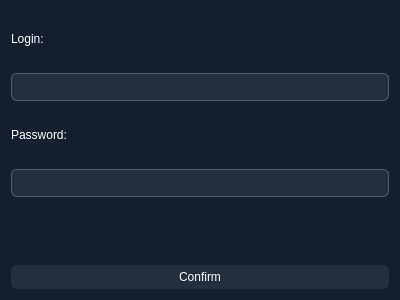
<?xml version="1.0" encoding="UTF-8"?>
<ui version="4.0">
 <class>Form</class>
 <widget class="QWidget" name="Form">
  <property name="geometry">
   <rect>
    <x>0</x>
    <y>0</y>
    <width>400</width>
    <height>300</height>
   </rect>
  </property>
  <property name="windowTitle">
   <string>Form</string>
  </property>
  <property name="styleSheet">
   <string notr="true">background-color: #151f2e;
color: #FFFFFF;
font: 11pt &quot;Nirmala UI&quot;;


</string>
  </property>
  <layout class="QVBoxLayout" name="verticalLayout_2">
   <item>
    <layout class="QVBoxLayout" name="verticalLayout">
     <item>
      <widget class="QLabel" name="login_label">
       <property name="text">
        <string>Login:</string>
       </property>
      </widget>
     </item>
     <item>
      <widget class="QLineEdit" name="login_edit">
       <property name="styleSheet">
        <string notr="true">QLineEdit {
    border: 1px solid #515f75;
	border-radius: 6px;
    padding: 5px;
	background-color: #252e3d;
}</string>
       </property>
      </widget>
     </item>
     <item>
      <widget class="QLabel" name="password_label">
       <property name="text">
        <string>Password:</string>
       </property>
      </widget>
     </item>
     <item>
      <widget class="QLineEdit" name="password_edit">
       <property name="styleSheet">
        <string notr="true">QLineEdit {
    border: 1px solid #515f75;
	border-radius: 6px;
    padding: 5px;
	background-color: #252e3d;
}</string>
       </property>
       <property name="echoMode">
        <enum>QLineEdit::Password</enum>
       </property>
      </widget>
     </item>
     <item>
      <widget class="QLabel" name="label_3">
       <property name="text">
        <string/>
       </property>
      </widget>
     </item>
     <item>
      <widget class="QPushButton" name="confirm_button">
       <property name="styleSheet">
        <string notr="true">QPushButton {
    background-color: #252e3d; 
    border-radius: 6px;
	padding-top: 5px;
	padding-bottom: 5px;
}
</string>
       </property>
       <property name="text">
        <string>Confirm</string>
       </property>
      </widget>
     </item>
    </layout>
   </item>
  </layout>
 </widget>
 <resources/>
 <connections/>
</ui>
